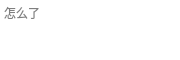
<?xml version="1.0" encoding="UTF-8"?>
<ui version="4.0">
 <class>tipcap</class>
 <widget class="QWidget" name="tipcap">
  <property name="geometry">
   <rect>
    <x>0</x>
    <y>0</y>
    <width>180</width>
    <height>60</height>
   </rect>
  </property>
  <property name="windowTitle">
   <string>Form</string>
  </property>
  <widget class="QTextEdit" name="textEdit">
   <property name="geometry">
    <rect>
     <x>0</x>
     <y>0</y>
     <width>180</width>
     <height>60</height>
    </rect>
   </property>
   <property name="frameShape">
    <enum>QFrame::NoFrame</enum>
   </property>
   <property name="placeholderText">
    <string>怎么了</string>
   </property>
  </widget>
 </widget>
 <resources/>
 <connections/>
</ui>
